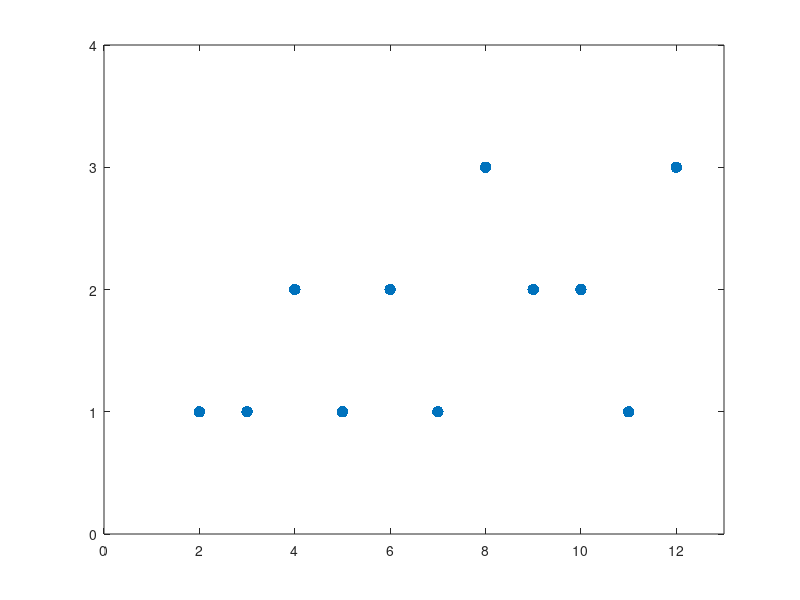

The MATLAB source for this figure:
x = [2, 3, 4, 5, 6, 7, 8, 9, 10, 11, 12];
y = [1, 1, 2, 1, 2, 1, 3, 2, 2, 1, 3];

plot(x, y, ".", "MarkerSize", 25);
xlim([0, 13]);
ylim([0, 4]);